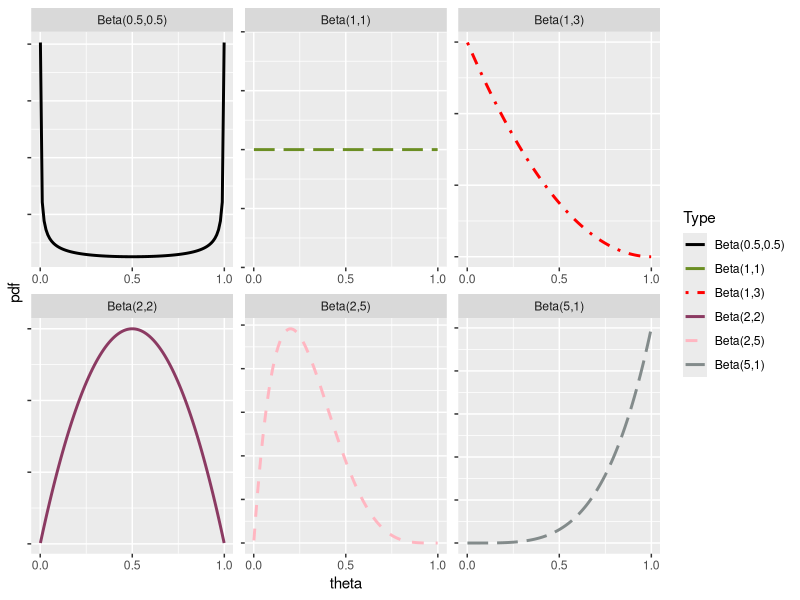
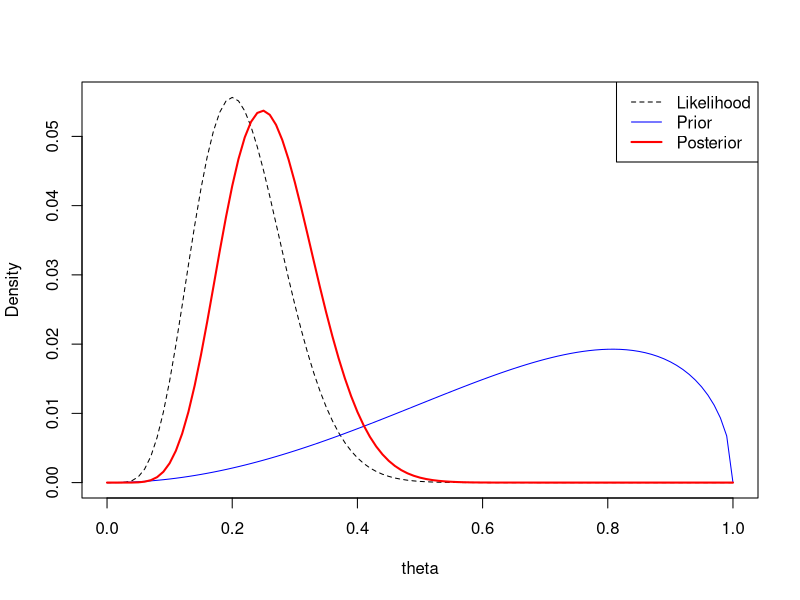
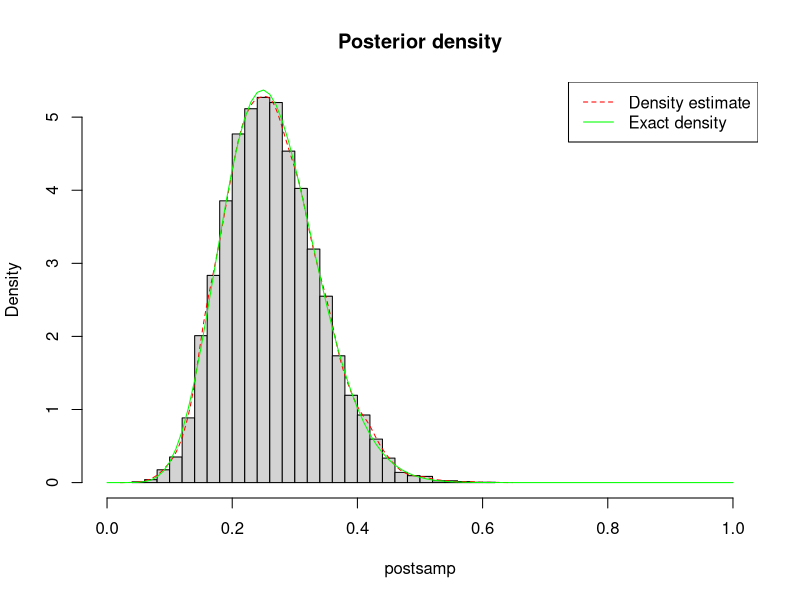
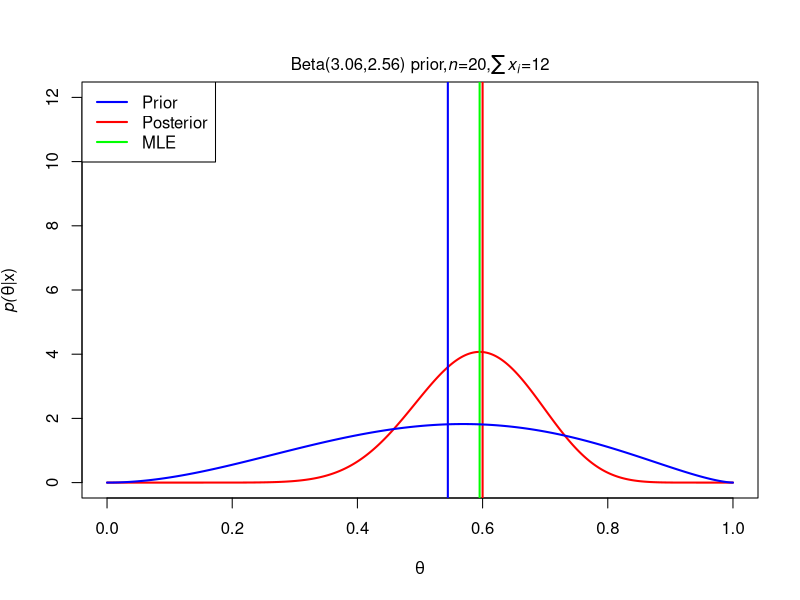

Generate these figures, in order, with R: (Note: this script raises an error after producing the figures.)
### Slide 11 ###

library(tidyverse)
betapars<-matrix(c(0.5,0.5,5,1,1,3,2,2,2,5,1,1),6,2, byrow=TRUE)
theta <- seq(.001, .999, length.out = 100); BETA <- NULL

for (j in 1:6){
df <- data.frame(theta = theta, 
pdf=dbeta(theta, betapars[j,1],betapars[j,2]))
df$Type<-paste("Beta(",betapars[j,1],",",betapars[j,2],")",sep ="") 
BETA <- rbind(BETA, df)
}

ggplot(BETA,aes(theta,pdf))+geom_line(aes(color=Type,linetype=Type)
,size = 1)+facet_wrap(~Type,scale = "free")+
  theme(axis.text.y=element_blank())+
  scale_x_continuous(breaks=seq(0, 1, 0.5))+
  scale_color_manual(values=c("black","olivedrab","red",
                              "hotpink4","lightpink","azure4"))+
  scale_linetype_manual(values=c("solid","longdash","dotdash",
                                 "solid","dashed","longdash"))


### Slide 14 ###

n <- 30; x <- 6; a <- 3.1; b <- 1.5
grid <- seq(0,1,.01)
like <- dbinom(x,n,grid); like <- like/sum(like) #scaled
prior <- dbeta(grid,a,b); prior <- prior/sum(prior)
post <- like*prior; post <- post/sum(post)
#post <- dbeta(grid,x+a,n-x+b); post <- post/sum(post)

plot(grid,like,type="l",lty=2,col=1,xlab="theta",ylab="Density")
lines(grid,prior,col="blue")
lines(grid,post,lwd=2,col="red")
legend("topright",c("Likelihood","Prior","Posterior"),
       lwd=c(1,1,2),lty=c(2,1,1),col=c(1,"blue","red"))

### Slide 15 ###

n.samples <- 10000; postsamp <- rbeta(n.samples,x+a,n-x+b)
# postsamp <- replicate(n.samples, beta.rej1(x+a,n-x+b))

hist(postsamp,breaks=25,xlim=0:1,main="Posterior density",freq=F)
lines(density(postsamp),lty=2,col="red")
lines(grid,dbeta(grid,x+a,n-x+b), lty=1, col="green")
legend("topright",c("Density estimate","Exact density"),
       lwd=c(1,1),lty=c(2,1),col=c("red","green"))
mean(postsamp); quantile(postsamp,c(0.05,0.95))
(x+a)/(n+a+b); qbeta(c(0.05,0.95),x+a,n-x+b)

### Slide 17 ###

theta <- seq(0,1,length=1000)
a<-3.06 ; b<-2.56; n<-20; x<-12 # n<-200; x<-120
plot(theta,dbeta(theta,a+x,b+n-x),type="l", col="red",ylab=
       expression(paste(italic("p("),theta,"|x)",sep="")),
     xlab=expression(theta), ylim=c(0,12), lwd=2)
mtext(expression(paste("Beta(3.06,2.56) prior,",italic("n"),"=20,",
                       italic(sum(x[i])),"=12",sep="")),side=3,line=.1)
abline(v=c((a+x-1)/(a+b+n-2),x/n,a/(a+b)),
       col=c("green","red","blue"),lwd=c(2,2))
lines(theta,dbeta(theta,a,b),type="l",col="blue",lwd=2)
legend("topleft",c("Prior","Posterior","MLE"),
       lwd=c(2,2,2),lty=c(1,1,1),col=c("blue","red","green"))
theta[which.max(dbeta(theta,a,b))] #numerical prior mode
theta[which.max(dbeta(theta,a+x,b+n-x))] #numerical posterior mode

set.seed(13); postsamp <- replicate(10^4, beta.rej1(x+a,n-x+b))
mode_estimate <- function(x) {
  d.val <- density(x); d.val$x[which.max(d.val$y)]
}
mode_estimate(postsamp)


